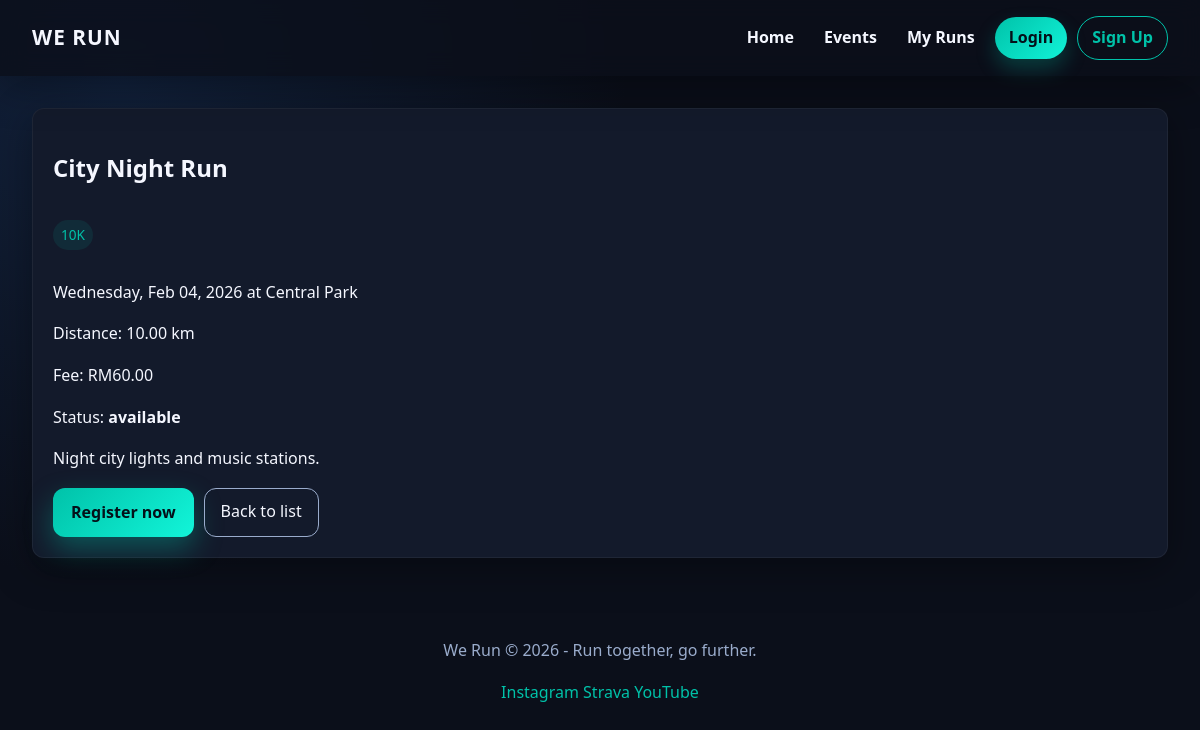
Page /event_detail.php?id=1 on the committed database.
### tables this page shows
CREATE TABLE IF NOT EXISTS events (
    id INT AUTO_INCREMENT PRIMARY KEY,
    title VARCHAR(160) NOT NULL,
    category VARCHAR(120) NOT NULL,
    description TEXT,
    event_date DATE NOT NULL,
    venue VARCHAR(200) NOT NULL,
    distance_km DECIMAL(5,2) NOT NULL,
    fee DECIMAL(8,2) NOT NULL,
    status VARCHAR(32) DEFAULT 'available',
    capacity INT DEFAULT 0,
    created_at TIMESTAMP DEFAULT CURRENT_TIMESTAMP
);

### includes/auth.php (called while the page is built, shortened)
<?php
function e(string $value): string {
    return htmlspecialchars($value, ENT_QUOTES, 'UTF-8');
}
?>

### event_detail.php (the view, shortened to what this page needs)
<?php
require_once __DIR__ . '/includes/db.php';
require_once __DIR__ . '/includes/header.php';
$id = filter_input(INPUT_GET, 'id', FILTER_VALIDATE_INT);
$stmt = $mysqli->prepare("SELECT * FROM events WHERE id = ?");
$stmt->bind_param('i', $id);
$stmt->execute();
$event = $stmt->get_result()->fetch_assoc();
?>
<article class="card">
    <h2><?php echo e($event['title']); ?></h2>
    <p class="badge"><?php echo e($event['category']); ?></p>
    <p><?php echo date('l, M d, Y', strtotime($event['event_date'])); ?> at <?php echo e($event['venue']); ?></p>
    <p>Distance: <?php echo e($event['distance_km']); ?> km</p>
    <p>Fee: RM<?php echo e($event['fee']); ?></p>
    <p>Status: <strong><?php echo e($event['status']); ?></strong></p>
    <p><?php echo nl2br(e($event['description'])); ?></p>
    <div style="display:flex; gap:10px;">
        <a class="btn-primary" href="<?php echo $appBase; ?>/register_event.php?id=<?php echo $event['id']; ?>">Register now</a>
        <a class="btn-secondary" href="<?php echo $appBase; ?>/events.php">Back to list</a>
    </div>
</article>
<?php require_once __DIR__ . '/includes/footer.php'; ?>

### assets/style.css (style rules this page uses)
:root { --bg: #0c0f1a; --panel: #131a2b; --accent: #00c2a9; --accent-2: #f4b400; --text: #f5f7ff; --muted: #9aaccc; --radius: 12px; --shadow: 0 10px 40px rgba(0,0,0,0.35); font-family: "Segoe UI", "Helvetica Neue", Arial, sans-serif; }
* { box-sizing: border-box; }
body { margin: 0; background: radial-gradient(circle at 10% 10%, #12223d, #0b0f1a 40%), linear-gradient(120deg, #0b0f1a, #0e1525); color: var(--text); line-height: 1.6; }
a { color: var(--accent); text-decoration: none; transition: color 0.2s ease, opacity 0.2s ease; }
.card { background: var(--panel); border-radius: var(--radius); padding: 20px; box-shadow: var(--shadow); border: 1px solid rgba(255,255,255,0.05); transition: transform 0.25s ease, box-shadow 0.25s ease, border-color 0.25s ease; animation: rise 0.4s ease; }
.btn-primary { background: linear-gradient(135deg, var(--accent), #12f5d9); color: #041019; border: none; padding: 12px 18px; border-radius: 12px; font-weight: 700; cursor: pointer; transition: transform 0.2s ease, box-shadow 0.2s ease, opacity 0.2s ease; box-shadow: 0 12px 28px rgba(0,194,169,0.35); }
.btn-secondary { background: transparent; color: var(--text); border: 1px solid var(--muted); padding: 10px 16px; border-radius: 12px; cursor: pointer; transition: transform 0.2s ease, border-color 0.2s ease, color 0.2s ease; }
.badge { display: inline-block; padding: 4px 8px; border-radius: 999px; background: rgba(0,194,169,0.1); color: var(--accent); font-size: 0.85rem; }

### rows in the picture
events: title "City Night Run", category "10K", event_date "Wednesday, Feb 04, 2026", venue "Central Park", distance_km "10.00", fee "60.00", status "available", description "Night city lights and music stations."
